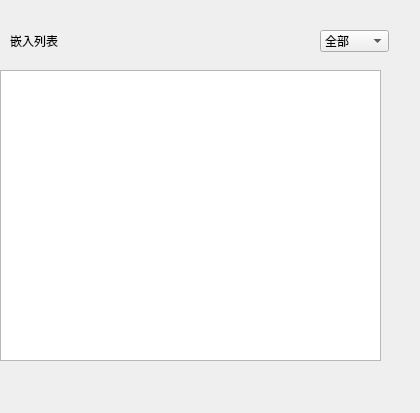
<?xml version="1.0" encoding="UTF-8"?>
<ui version="4.0">
 <class>EmbList</class>
 <widget class="QWidget" name="EmbList">
  <property name="geometry">
   <rect>
    <x>0</x>
    <y>0</y>
    <width>420</width>
    <height>413</height>
   </rect>
  </property>
  <property name="windowTitle">
   <string>EmbList</string>
  </property>
  <widget class="QListWidget" name="listWidget">
   <property name="geometry">
    <rect>
     <x>0</x>
     <y>70</y>
     <width>381</width>
     <height>291</height>
    </rect>
   </property>
  </widget>
  <widget class="QComboBox" name="comboBox">
   <property name="geometry">
    <rect>
     <x>320</x>
     <y>30</y>
     <width>69</width>
     <height>22</height>
    </rect>
   </property>
   <item>
    <property name="text">
     <string>全部</string>
    </property>
   </item>
   <item>
    <property name="text">
     <string>文本</string>
    </property>
   </item>
   <item>
    <property name="text">
     <string>视频</string>
    </property>
   </item>
   <item>
    <property name="text">
     <string>图片</string>
    </property>
   </item>
   <item>
    <property name="text">
     <string>直播</string>
    </property>
   </item>
   <item>
    <property name="text">
     <string>音频</string>
    </property>
   </item>
  </widget>
  <widget class="QLabel" name="label">
   <property name="geometry">
    <rect>
     <x>10</x>
     <y>30</y>
     <width>61</width>
     <height>21</height>
    </rect>
   </property>
   <property name="text">
    <string>嵌入列表</string>
   </property>
  </widget>
 </widget>
 <resources/>
 <connections/>
</ui>
